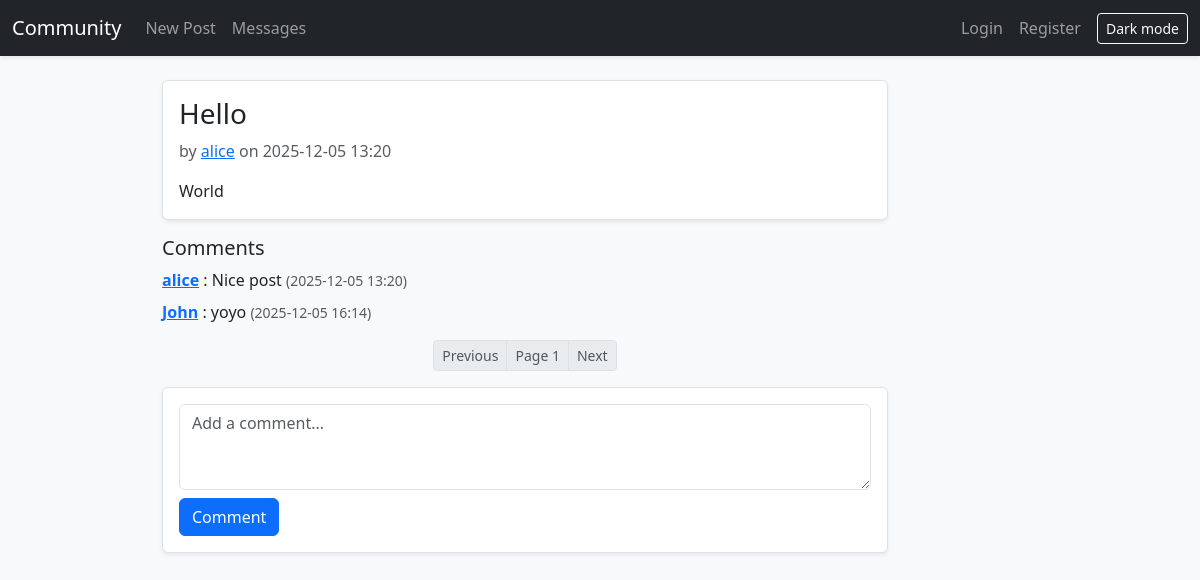
/post/1, run on an earlier commit of the app's database.
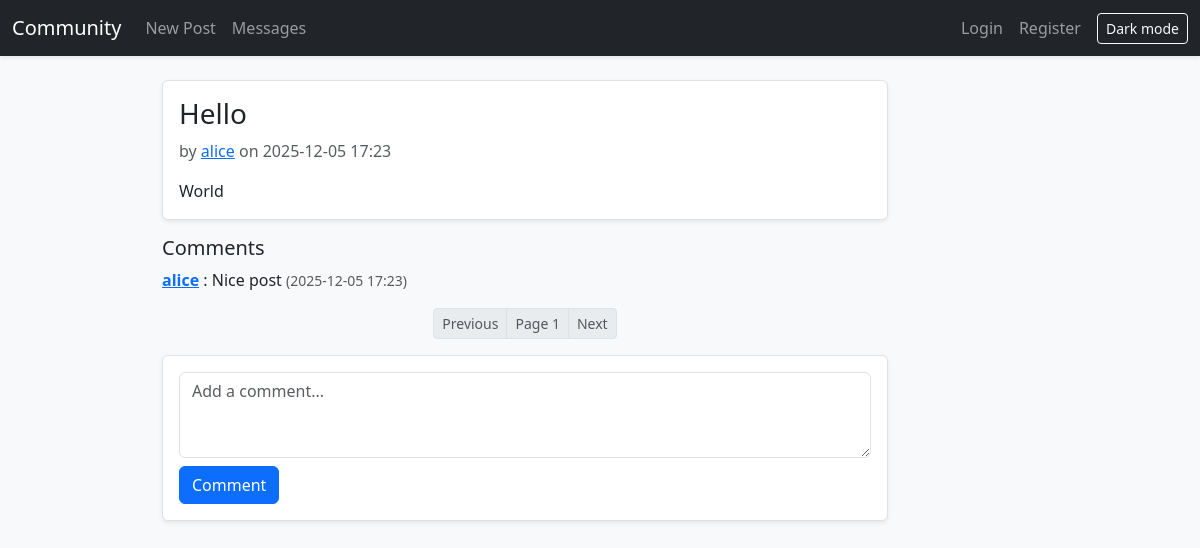
And on a later commit of the database.
### community_forum.py (models this page shows)
class Post(db.Model):
	id = db.Column(db.Integer, primary_key=True)
	author_id = db.Column(db.Integer, db.ForeignKey('user.id'), nullable=False)
	title = db.Column(db.String(255), nullable=False, index=True)
	body = db.Column(db.Text, nullable=False)
	created_at = db.Column(db.DateTime, default=datetime.utcnow, nullable=False, index=True)
	author = db.relationship('User', back_populates='posts')
	comments = db.relationship('Comment', back_populates='post', cascade='all, delete-orphan')

class Comment(db.Model):
	id = db.Column(db.Integer, primary_key=True)
	post_id = db.Column(db.Integer, db.ForeignKey('post.id'), nullable=False, index=True)
	author_id = db.Column(db.Integer, db.ForeignKey('user.id'), nullable=False)
	body = db.Column(db.Text, nullable=False)
	created_at = db.Column(db.DateTime, default=datetime.utcnow, nullable=False, index=True)
	post = db.relationship('Post', back_populates='comments')
	author = db.relationship('User', back_populates='comments')

class User(db.Model):
	id = db.Column(db.Integer, primary_key=True)
	username = db.Column(db.String(80), unique=True, nullable=False, index=True)
	email = db.Column(db.String(120), unique=True, nullable=False, index=True)
	password_hash = db.Column(db.String(128), nullable=False)
	is_admin = db.Column(db.Boolean, default=False, nullable=False)
	bio = db.Column(db.Text)
	created_at = db.Column(db.DateTime, default=datetime.utcnow, nullable=False)
	posts = db.relationship('Post', back_populates='author', cascade='all, delete-orphan')
	comments = db.relationship('Comment', back_populates='author', cascade='all, delete-orphan')
	sent_messages = db.relationship('Message', foreign_keys='Message.sender_id', back_populates='sender', cascade='all, delete-orphan')
	received_messages = db.relationship('Message', foreign_keys='Message.recipient_id', back_populates='recipient', cascade='all, delete-orphan')

### community_forum.py (the view, shortened to what this page needs)
@app.route('/post/<int:post_id>', methods=['GET', 'POST'])
def post_view(post_id: int):
	p = Post.query.get_or_404(post_id)
	cpage = max(int(request.args.get('cpage') or 1), 1)
	c_per_page = 10
	c_query = Comment.query.options(joinedload(Comment.author)).filter_by(post_id=p.id)
	comments, total_c, has_next_c, has_prev_c = _paginate(c_query, cpage, c_per_page, order_by=Comment.created_at.asc())
	return render_template('post_view.html', title=p.title, post=p, comments=comments, cpage=cpage, has_next_c=has_next_c, has_prev_c=has_prev_c)

### community_forum.py (called while the page is built)
def _paginate(query, page: int, per_page: int, order_by=None):
	total = query.count()
	if order_by is not None:
		query = query.order_by(order_by)
	items = query.offset((page - 1) * per_page).limit(per_page).all()
	has_next = page * per_page < total
	has_prev = page > 1
	return items, total, has_next, has_prev

def current_user():
	uid = session.get('uid')
	if not uid:
		return None
	return User.query.get(uid)

@app.context_processor
def inject_user_and_csrf():
	u = current_user()
	unread = 0
	if u:
		try:
			unread = Message.query.filter_by(recipient_id=u.id, read_at=None).count()
		except Exception:
			unread = 0
	return {
		'user': u,
		'csrf_token': _csrf_token(),
		'unread_count': unread,
	}

@app.after_request
def add_security_headers(resp):
	csp = (
		"default-src 'self'; "
		"style-src 'self' https://cdn.jsdelivr.net; "
		"script-src 'self' https://cdn.jsdelivr.net; "
		"object-src 'none'; base-uri 'self'; frame-ancestors 'none'"
	)
	resp.headers['Content-Security-Policy'] = csp
	resp.headers['X-Content-Type-Options'] = 'nosniff'
	resp.headers['X-Frame-Options'] = 'DENY'
	resp.headers['Referrer-Policy'] = 'no-referrer'
	return resp

### templates/post_view.html (shortened to what this page needs)
{% extends 'base.html' %}
{% block content %}
<div class="row">
    <div class="col-12 col-lg-10">
        <div class="card shadow-sm mb-3">
            <div class="card-body">
                <h3 class="card-title">{{ post.title }}</h3>
                <p class="text-muted">by
                    {% if post.author and post.author.username %}
                    <a href="{{ url_for('user_profile', username=post.author.username) }}">{{ post.author.username
                        }}</a>
                    {% else %}
                    <span class="text-muted">unknown</span>
                    {% endif %}
                    on {{ post.created_at.strftime('%Y-%m-%d %H:%M') }}
                </p>
                <p class="mb-0">{{ post.body }}</p>
            </div>
        </div>
        <h5>Comments</h5>
        {% for c in comments %}
        <div class="mb-2">
            <strong>
                {% if c.author and c.author.username %}
                <a href="{{ url_for('user_profile', username=c.author.username) }}">{{ c.author.username }}</a>
                {% else %}
                <span class="text-muted">unknown</span>
                {% endif %}
            </strong>:
            {{ c.body }}
            <small class="text-muted">({{ c.created_at.strftime('%Y-%m-%d %H:%M') }})</small>
        </div>
        {% endfor %}
        <nav class="mt-3 d-flex justify-content-center">
            <ul class="pagination pagination-sm mb-0">
                <li class="page-item {% if not has_prev_c %}disabled{% endif %}">
                    <a class="page-link" href="{{ url_for('post_view', post_id=post.id, cpage=cpage-1) }}">Previous</a>
                </li>
                <li class="page-item disabled"><span class="page-link">Page {{ cpage }}</span></li>
                <li class="page-item {% if not has_next_c %}disabled{% endif %}">
                    <a class="page-link" href="{{ url_for('post_view', post_id=post.id, cpage=cpage+1) }}">Next</a>
                </li>
            </ul>
        </nav>
        <form method="post" class="mt-3">
            <div class="card shadow-sm">
                <div class="card-body">
                    <textarea class="form-control mb-2" name="body" rows="3" placeholder="Add a comment..."></textarea>
                    <button class="btn btn-primary">Comment</button>
                </div>
            </div>
        </form>
    </div>
</div>
{% endblock %}

What changed in the data, as far as the page shows it:
removed Comment: author.username "John", body "yoyo", created_at "2025-12-05 16:14"
changed Post "Hello": created_at "2025-12-05 13:20" → "2025-12-05 17:23"
changed Comment "Nice post": created_at "2025-12-05 13:20" → "2025-12-05 17:23"
